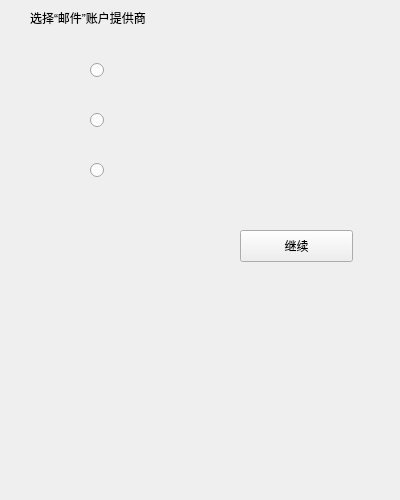
<?xml version="1.0" encoding="UTF-8"?>
<ui version="4.0">
 <class>select_mail</class>
 <widget class="QWidget" name="select_mail">
  <property name="geometry">
   <rect>
    <x>0</x>
    <y>0</y>
    <width>400</width>
    <height>500</height>
   </rect>
  </property>
  <property name="sizePolicy">
   <sizepolicy hsizetype="Preferred" vsizetype="Preferred">
    <horstretch>0</horstretch>
    <verstretch>0</verstretch>
   </sizepolicy>
  </property>
  <property name="windowTitle">
   <string>Form</string>
  </property>
  <widget class="QLabel" name="label">
   <property name="geometry">
    <rect>
     <x>30</x>
     <y>10</y>
     <width>131</width>
     <height>16</height>
    </rect>
   </property>
   <property name="text">
    <string>选择“邮件”账户提供商</string>
   </property>
  </widget>
  <widget class="QPushButton" name="nextPushButton">
   <property name="enabled">
    <bool>true</bool>
   </property>
   <property name="geometry">
    <rect>
     <x>240</x>
     <y>230</y>
     <width>113</width>
     <height>32</height>
    </rect>
   </property>
   <property name="mouseTracking">
    <bool>false</bool>
   </property>
   <property name="focusPolicy">
    <enum>Qt::NoFocus</enum>
   </property>
   <property name="autoFillBackground">
    <bool>false</bool>
   </property>
   <property name="text">
    <string>继续</string>
   </property>
   <property name="checkable">
    <bool>true</bool>
   </property>
   <property name="autoDefault">
    <bool>true</bool>
   </property>
   <property name="default">
    <bool>false</bool>
   </property>
  </widget>
  <widget class="QLabel" name="qq_mail_logo">
   <property name="geometry">
    <rect>
     <x>120</x>
     <y>50</y>
     <width>151</width>
     <height>41</height>
    </rect>
   </property>
   <property name="text">
    <string/>
   </property>
   <property name="pixmap">
    <pixmap resource="qq_mail.qrc">:/images/qq_mail.png</pixmap>
   </property>
   <property name="scaledContents">
    <bool>true</bool>
   </property>
  </widget>
  <widget class="QRadioButton" name="qq_Button">
   <property name="geometry">
    <rect>
     <x>90</x>
     <y>60</y>
     <width>181</width>
     <height>20</height>
    </rect>
   </property>
   <property name="baseSize">
    <size>
     <width>0</width>
     <height>0</height>
    </size>
   </property>
   <property name="autoFillBackground">
    <bool>false</bool>
   </property>
   <property name="styleSheet">
    <string notr="true"/>
   </property>
   <property name="text">
    <string/>
   </property>
   <property name="checkable">
    <bool>true</bool>
   </property>
   <attribute name="buttonGroup">
    <string notr="true">buttonGroup</string>
   </attribute>
  </widget>
  <widget class="QRadioButton" name="yahoo_Button">
   <property name="geometry">
    <rect>
     <x>90</x>
     <y>110</y>
     <width>141</width>
     <height>20</height>
    </rect>
   </property>
   <property name="text">
    <string/>
   </property>
   <attribute name="buttonGroup">
    <string notr="true">buttonGroup</string>
   </attribute>
  </widget>
  <widget class="QLabel" name="yahoo_mail_logo">
   <property name="geometry">
    <rect>
     <x>130</x>
     <y>110</y>
     <width>91</width>
     <height>21</height>
    </rect>
   </property>
   <property name="text">
    <string/>
   </property>
   <property name="pixmap">
    <pixmap resource="yahoo_mail.qrc">:/images/Yahoo!_logo.svg</pixmap>
   </property>
   <property name="scaledContents">
    <bool>true</bool>
   </property>
  </widget>
  <widget class="QRadioButton" name="WY_Button">
   <property name="geometry">
    <rect>
     <x>90</x>
     <y>160</y>
     <width>151</width>
     <height>20</height>
    </rect>
   </property>
   <property name="text">
    <string/>
   </property>
   <attribute name="buttonGroup">
    <string notr="true">buttonGroup</string>
   </attribute>
  </widget>
  <widget class="QLabel" name="label_2">
   <property name="geometry">
    <rect>
     <x>130</x>
     <y>155</y>
     <width>101</width>
     <height>31</height>
    </rect>
   </property>
   <property name="text">
    <string/>
   </property>
   <property name="pixmap">
    <pixmap resource="163_mail.qrc">:/images/163_mail.png</pixmap>
   </property>
   <property name="scaledContents">
    <bool>true</bool>
   </property>
  </widget>
 </widget>
 <resources>
  <include location="qq_mail.qrc"/>
  <include location="yahoo_mail.qrc"/>
  <include location="163_mail.qrc"/>
 </resources>
 <connections/>
 <buttongroups>
  <buttongroup name="buttonGroup"/>
 </buttongroups>
</ui>
